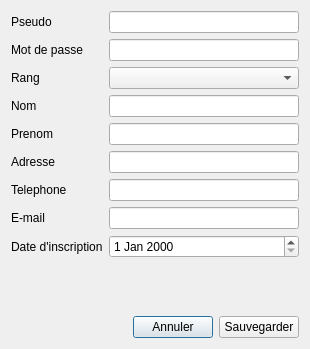
<?xml version="1.0" encoding="UTF-8"?>
<ui version="4.0">
 <class>ModUser</class>
 <widget class="QDialog" name="ModUser">
  <property name="geometry">
   <rect>
    <x>0</x>
    <y>0</y>
    <width>310</width>
    <height>349</height>
   </rect>
  </property>
  <property name="windowTitle">
   <string>Modifier l'utilisateur</string>
  </property>
  <layout class="QVBoxLayout" name="verticalLayout">
   <item>
    <layout class="QFormLayout" name="formLayout">
     <item row="0" column="0">
      <widget class="QLabel" name="label">
       <property name="text">
        <string>Pseudo</string>
       </property>
      </widget>
     </item>
     <item row="0" column="1">
      <widget class="QLineEdit" name="pseudo"/>
     </item>
     <item row="1" column="0">
      <widget class="QLabel" name="label_2">
       <property name="text">
        <string>Mot de passe</string>
       </property>
      </widget>
     </item>
     <item row="1" column="1">
      <widget class="QLineEdit" name="password"/>
     </item>
     <item row="2" column="0">
      <widget class="QLabel" name="label_3">
       <property name="text">
        <string>Rang</string>
       </property>
      </widget>
     </item>
     <item row="3" column="0">
      <widget class="QLabel" name="label_4">
       <property name="text">
        <string>Nom</string>
       </property>
      </widget>
     </item>
     <item row="4" column="0">
      <widget class="QLabel" name="label_5">
       <property name="text">
        <string>Prenom</string>
       </property>
      </widget>
     </item>
     <item row="5" column="0">
      <widget class="QLabel" name="label_6">
       <property name="text">
        <string>Adresse</string>
       </property>
      </widget>
     </item>
     <item row="6" column="0">
      <widget class="QLabel" name="label_7">
       <property name="text">
        <string>Telephone</string>
       </property>
      </widget>
     </item>
     <item row="7" column="0">
      <widget class="QLabel" name="label_8">
       <property name="text">
        <string>E-mail</string>
       </property>
      </widget>
     </item>
     <item row="8" column="0">
      <widget class="QLabel" name="label_9">
       <property name="text">
        <string>Date d'inscription</string>
       </property>
      </widget>
     </item>
     <item row="3" column="1">
      <widget class="QLineEdit" name="nom"/>
     </item>
     <item row="4" column="1">
      <widget class="QLineEdit" name="prenom"/>
     </item>
     <item row="5" column="1">
      <widget class="QLineEdit" name="adresse"/>
     </item>
     <item row="6" column="1">
      <widget class="QLineEdit" name="tel"/>
     </item>
     <item row="7" column="1">
      <widget class="QLineEdit" name="mail"/>
     </item>
     <item row="8" column="1">
      <widget class="QDateEdit" name="date"/>
     </item>
     <item row="2" column="1">
      <widget class="QComboBox" name="rang"/>
     </item>
    </layout>
   </item>
   <item>
    <layout class="QHBoxLayout" name="horizontalLayout">
     <item>
      <spacer name="horizontalSpacer">
       <property name="orientation">
        <enum>Qt::Horizontal</enum>
       </property>
       <property name="sizeHint" stdset="0">
        <size>
         <width>40</width>
         <height>20</height>
        </size>
       </property>
      </spacer>
     </item>
     <item>
      <widget class="QPushButton" name="pushButton">
       <property name="text">
        <string>Annuler</string>
       </property>
      </widget>
     </item>
     <item>
      <widget class="QPushButton" name="pushButton_2">
       <property name="text">
        <string>Sauvegarder</string>
       </property>
      </widget>
     </item>
    </layout>
   </item>
  </layout>
 </widget>
 <resources/>
 <connections/>
</ui>
